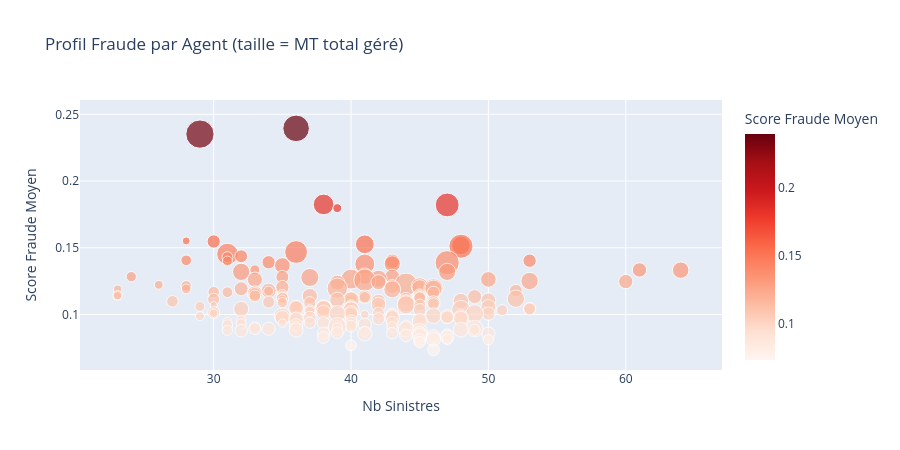

The code cell stored with this chart in its notebook:
### Markdown cell above
## 9. Analyse Réseau — Clients & Agents suspects

### Code cell
# Aggrégation par agent
agent_fraud = df.groupby('ID_AGENT').agg(
    NB_SINISTRES=('NUM_SINISTRE', 'count'),
    FRAUD_SCORE_MOY=('FRAUD_SCORE', 'mean'),
    FRAUD_SCORE_MAX=('FRAUD_SCORE', 'max'),
    NB_CRITIQUES=('RISK_LEVEL', lambda x: (x == 'Critique').sum()),
    MT_TOTAL=('MT_EVALUATION', 'sum'),
).sort_values('FRAUD_SCORE_MOY', ascending=False)

print('=== TOP 10 AGENTS AVEC SCORE FRAUDE MOYEN LE PLUS ÉLEVÉ ===')
display(agent_fraud.head(10))

# Scatter agents
fig = px.scatter(
    agent_fraud.reset_index(),
    x='NB_SINISTRES', y='FRAUD_SCORE_MOY',
    size='MT_TOTAL', color='FRAUD_SCORE_MOY',
    color_continuous_scale='Reds',
    hover_data=['ID_AGENT', 'NB_CRITIQUES', 'MT_TOTAL'],
    title='Profil Fraude par Agent (taille = MT total géré)',
    labels={'NB_SINISTRES': 'Nb Sinistres', 'FRAUD_SCORE_MOY': 'Score Fraude Moyen'}
)
fig.update_layout(height=450)
fig.show()

### Figure 1 — Plotly figure (JSON) as saved in the notebook; plotly's stock layout.template omitted (floating-point values rounded to 4 significant figures; data arrays with more than 128 entries replaced by an {"elided": "..."} marker saying what was removed)
{"data": [{"customdata": {"elided": "200x3 float values"}, "hovertemplate": "Nb Sinistres=%{x}<br>Score Fraude Moyen=%{marker.color}<br>MT_TOTAL=%{customdata[2]}<br>ID_AGENT=%{customdata[0]}<br>NB_CRITIQUES=%{customdata[1]}<extra></extra>", "legendgroup": "", "marker": {"color": {"elided": "200 float values"}, "coloraxis": "coloraxis", "size": {"elided": "200 float values"}, "sizemode": "area", "sizeref": 1131.0, "symbol": "circle"}, "mode": "markers", "name": "", "orientation": "v", "showlegend": false, "type": "scatter", "x": {"elided": "200 int values"}, "xaxis": "x", "y": {"elided": "200 float values"}, "yaxis": "y"}], "layout": {"coloraxis": {"colorbar": {"title": {"text": "Score Fraude Moyen"}}, "colorscale": [[0, "rgb(255,245,240)"], [0.125, "rgb(254,224,210)"], [0.25, "rgb(252,187,161)"], [0.375, "rgb(252,146,114)"], [0.5, "rgb(251,106,74)"], [0.625, "rgb(239,59,44)"], [0.75, "rgb(203,24,29)"], [0.875, "rgb(165,15,21)"], [1, "rgb(103,0,13)"]]}, "height": 450, "legend": {"itemsizing": "constant", "tracegroupgap": 0}, "title": {"text": "Profil Fraude par Agent (taille = MT total géré)"}, "xaxis": {"anchor": "y", "domain": [0, 1], "title": {"text": "Nb Sinistres"}}, "yaxis": {"anchor": "x", "domain": [0, 1], "title": {"text": "Score Fraude Moyen"}}}}
